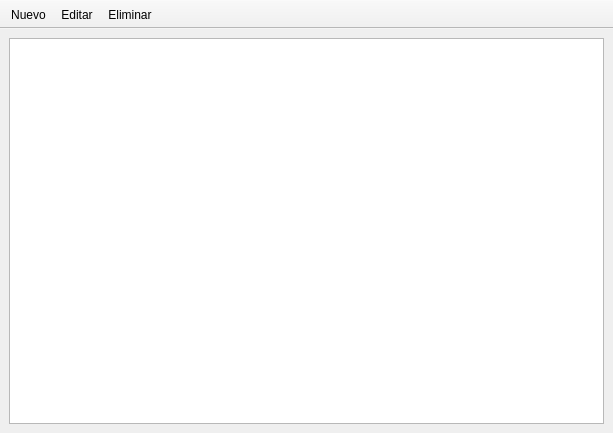
<?xml version="1.0" encoding="UTF-8"?>
<ui version="4.0">
 <class>ui_table_ventas</class>
 <widget class="QMainWindow" name="ui_table_ventas">
  <property name="geometry">
   <rect>
    <x>0</x>
    <y>0</y>
    <width>613</width>
    <height>433</height>
   </rect>
  </property>
  <property name="sizePolicy">
   <sizepolicy hsizetype="Expanding" vsizetype="Expanding">
    <horstretch>0</horstretch>
    <verstretch>0</verstretch>
   </sizepolicy>
  </property>
  <property name="minimumSize">
   <size>
    <width>613</width>
    <height>433</height>
   </size>
  </property>
  <property name="windowTitle">
   <string>MainWindow</string>
  </property>
  <widget class="QWidget" name="centralwidget">
   <layout class="QGridLayout" name="gridLayout">
    <item row="0" column="0">
     <widget class="QTableView" name="tableView"/>
    </item>
   </layout>
  </widget>
  <widget class="QToolBar" name="toolBar">
   <property name="windowTitle">
    <string>toolBar</string>
   </property>
   <property name="movable">
    <bool>false</bool>
   </property>
   <property name="floatable">
    <bool>false</bool>
   </property>
   <attribute name="toolBarArea">
    <enum>TopToolBarArea</enum>
   </attribute>
   <attribute name="toolBarBreak">
    <bool>false</bool>
   </attribute>
   <addaction name="actionNuevo"/>
   <addaction name="actionEditar"/>
   <addaction name="actionEliminar"/>
  </widget>
  <action name="actionNuevo">
   <property name="text">
    <string>Nuevo</string>
   </property>
  </action>
  <action name="actionEditar">
   <property name="text">
    <string>Editar</string>
   </property>
  </action>
  <action name="actionEliminar">
   <property name="text">
    <string>Eliminar</string>
   </property>
  </action>
 </widget>
 <resources/>
 <connections/>
</ui>
